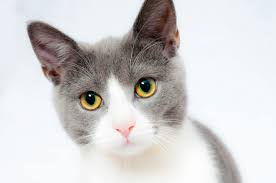
#> input picture Photos/Cat.jpeg, 276 x 183 px
$ python basic.py
#> lines starting #> are read from the running program, lines starting #| are printed output that depends on the picture; after the words box and inside, x2 and y2 are one past the last pixel; in counts of white or black regions, pixels touching at a corner belong together
import cv2 as cv

img = cv.imread('Photos/Cat.jpeg')
#> img is the input picture: shape (183, 276, 3); mean B, G, R 208.1, 207.9, 209.7
cv.imshow('Cat', img)


# convert and image to gray scale
grayImg = cv.cvtColor(img, cv.COLOR_BGR2GRAY)
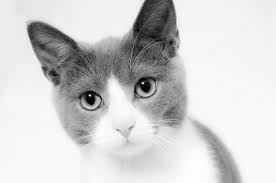
#> grayImg: shape (183, 276); min 0, max 255, mean 208.6
cv.imshow('Gray Scale', grayImg)

# Blur
blurImg = cv.GaussianBlur(img, (9, 9), cv.BORDER_DEFAULT)
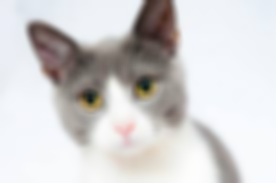
#> blurImg: shape (183, 276, 3); mean B, G, R 208.1, 207.9, 209.7
cv.imshow("Blured image", blurImg)


# Edge cascade finding edges in an image
canny = cv.Canny(img, 125, 175)
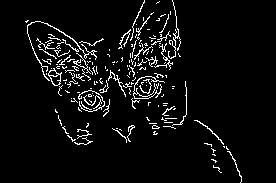
#> canny: shape (183, 276); 5.3% white in thin lines or dots, all inside (x1, y1, x2, y2) = (25, 0, 242, 183)
cv.imshow('Canny Edge', canny)


# Dilating the image
dilated = cv.dilate(canny, (3, 3), iterations=1)
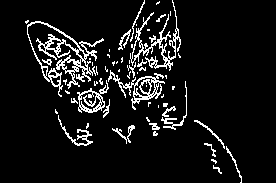
#> dilated: shape (183, 276); 8.5% white in thin lines or dots, all inside (x1, y1, x2, y2) = (25, 0, 242, 183)
cv.imshow('Dialated Image',dilated)

# Eroding
eroded = cv.erode(dilated, (3, 3), iterations=1)
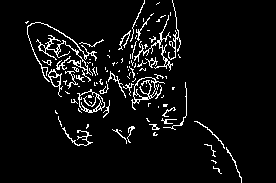
#> eroded: shape (183, 276); 5.8% white in thin lines or dots, all inside (x1, y1, x2, y2) = (25, 0, 242, 183)
cv.imshow('Eroded Image',eroded)

# Resize or crop an image
resizedImg = cv.resize(img, (600, 500))
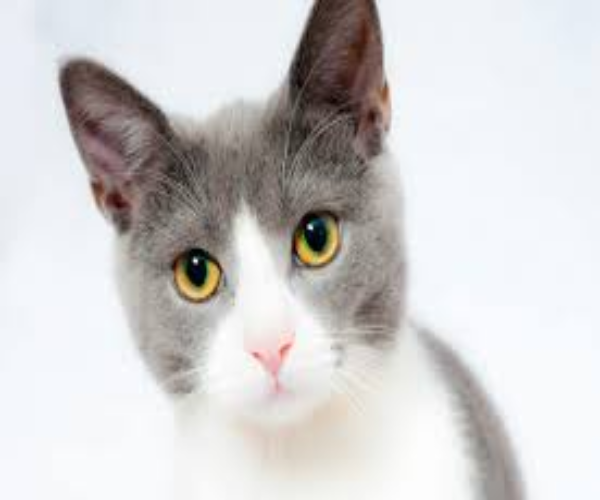
#> resizedImg: shape (500, 600, 3); mean B, G, R 208, 207.8, 209.6
cv.imshow('Resized image', resizedImg)

croppingImg = img[100:200, 200:400]
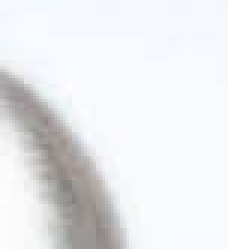
#> croppingImg: shape (83, 76, 3) (shown 3 times larger); mean B, G, R 235.4, 233.2, 232.4
cv.imshow("Cropped Image", croppingImg)

cv.waitKey(0)
